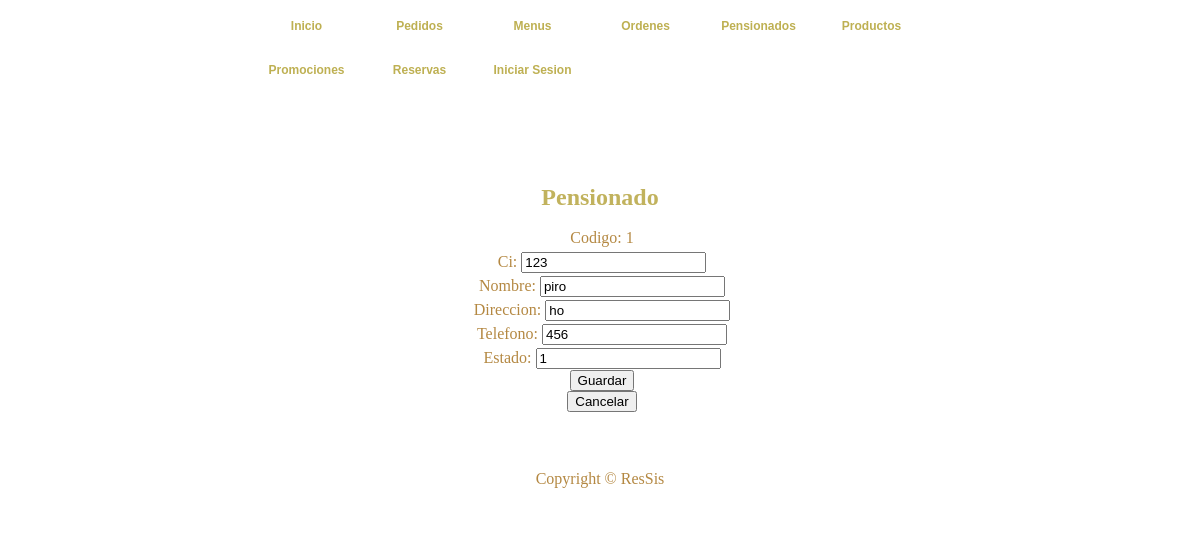
The app's page /Pensionados/editarPensionado.php?aux=1 (signed in) with its own data.
### tables this page shows
CREATE TABLE `pensionados` (
  `cod_pensionado` int(8) NOT NULL AUTO_INCREMENT COMMENT 'Codigo de un pensionado',
  `ci` int(12) NOT NULL COMMENT 'Carnet de Identidad de un pensionado',
  `nombre` varchar(40) NOT NULL COMMENT 'Nombre del Pensionado',
  `direccion` varchar(60) NOT NULL COMMENT 'Direccion del Pensionado',
  `telefono` bigint(12) NOT NULL COMMENT 'Telefono del pensionado',
  `estado` tinyint(1) NOT NULL COMMENT 'Estado del pensionado Activo o Inactivo',
  PRIMARY KEY (`cod_pensionado`)
);

### Pensionados/editarPensionado.php (the view, shortened to what this page needs)
<!DOCTYPE html PUBLIC "-//W3C//DTD XHTML 1.0 Transitional//EN" "http://www.w3.org/TR/xhtml1/DTD/xhtml1-transitional.dtd">
<HTML xmlns="http://www.w3.org/1999/xhtml">
	<HEAD>
	<link href="../CSS/templatemo_style.css" rel="stylesheet" type="text/css" />
</HEAD>
<BODY>
	<?php
		$id=$_GET["aux"];
		$res=mysql_query("SELECT * FROM pensionados Where cod_pensionado='$id'");
		$data = mysql_fetch_row($res);
		?>
		<div id="templatemo_container">
			<div class="templatemo_topmenu">
				<ul>
      				<li><a href="../index.html" >Inicio</a></li>
      				<li><a href="../Pedidos/index.php" >Pedidos</a></li>
      				<li><a href="../Menus/listaMenuDiario.php" >Menus</a></li>
				    <li><a href="../Ordenes/index.php">Ordenes</a></li>
				    <li><a href="listaPensionados.php" class="current">Pensionados</a></li>
				    <li><a href="../Productos/listaProductos.php">Productos</a></li>
				    <li><a href="../principalMarketing.php">Promociones</a></li>
				    <li><a href="../ReservaMesas/index.php">Reservas</a></li>
				    <li><a href="../Usuarios/login.php">Iniciar Sesion</a></li>
      			</ul>
			 </div>
			<div id="templatemo_topsection">Pensionado<br></div>
			<BR>
		<div id="templatemo_content_section">
		<CENTER>
		<form action="guardarPensionadoEditado.php" method="POST">
  			Codigo: <?php echo $data[0]?> <input type="hidden" name="codigo" value="<?php echo $data[0]?>"/> </br>
  			Ci: <input type="text" name="ci" value="<?php echo $data[1]?>" onkeydown="return soloEnteros(this, event);"/> </br>
  			Nombre: <input type="text" name="nombre" value="<?php echo $data[2]?>"/> </br>
  			Direccion: <input type="text" name="direccion" value="<?php echo $data[3]?>"/></br>
  			Telefono: <input type="text" name="telefono" value="<?php echo $data[4]?>" onkeydown="return soloEnteros(this, event);"/></br>
  			Estado: <input type="text" name="estado" value="<?php echo $data[5]?>" onkeydown="return soloEnteros(this, event);"/></br>
  			<input type="Submit" name="Guardar" value="Guardar">
		</form>
		<form action="listaPensionados.php">
			<input type = "submit" name="Cancelar" value = "Cancelar">
		</form>
		</CENTER>
		</div>
			<BR><BR>
		<div id="templatemo_footer">Copyright © ResSis</div>
</BODY>
</HTML>

### CSS/templatemo_style.css (style rules this page uses)
html { background: url(images/templatemo_html_bg.jpg) repeat; }
body { margin: 0; padding:0; font-family: "Times New Roman", Times, serif; font-size: 16px; line-height: 1.5em; color: #b48842; background: url(images/templatemo_body_bg.jpg) repeat-x center top; width: 100%; display: table; }
a:link, a:visited { color: #c89d59; text-decoration: none; }
#templatemo_container { width: 806px; margin: auto; }
.templatemo_topmenu { margin: auto; width: 700px; position:relative; }
.templatemo_topmenu ul { list-style: none; padding: 0px; margin: 0px; }
.templatemo_topmenu li { display: inline; }
.templatemo_topmenu li a { float: left; font-family: Arial, Helvetica, sans-serif; font-size: 12px; font-weight: bold; text-align: center; color: #beb052; width: 103px; height: 30px; margin-left: 5px; margin-right: 5px; padding-top: 14px; }
.templatemo_topmenu li a:hover, .templatemo_topmenu li .current { color: #beb052; background: url(images/templatemo_button_hover.jpg) no-repeat; }
#templatemo_topsection { float: left; margin-top: 40px; width: 806px; height: 48px; color: #c1b25d; font-size: 24px; font-weight: bold; padding-top: 50px; line-height: 1.6em; text-align: center; background: url(images/templatemo_title_bg.jpg) no-repeat; }
#templatemo_content_section { float: left; width: 750px; text-align: justify; padding-left: 30px; }
#templatemo_footer { float: left; margin: auto; margin-top: 20px; text-align: center; padding-top: 35px; width: 806px; height: 50px; background: url(images/templatemo_footer.jpg) no-repeat; background-position: top; }

### records on screen
pensionados: cod_pensionado "1", ci "123", nombre "piro", direccion "ho", telefono "456", estado "1"
